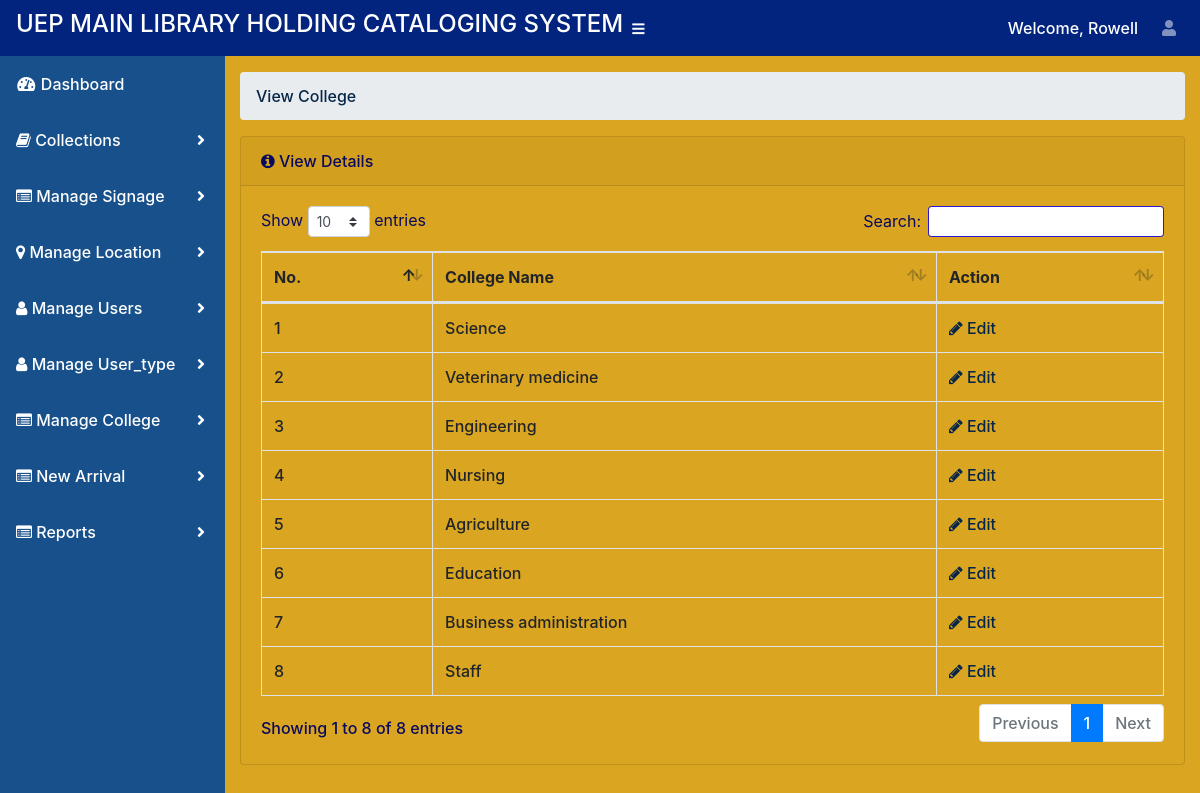
/admin/view-college.php (signed in), run on the app's committed database.
### tables this page shows
CREATE TABLE `tbl_college` (
  `id` int(11) NOT NULL,
  `college` varchar(100) NOT NULL,
  `created_at` timestamp NOT NULL DEFAULT current_timestamp() ON UPDATE current_timestamp()
);

### admin/view-college.php (the view, shortened to what this page needs)
<?php
include ('../connection.php');
$first_name = $_SESSION['first_name'];
?>
<?php include('include/header.php'); ?>
  <div id="wrapper">
    <?php include('include/side-bar.php'); ?>
    <div id="content-wrapper">
      <div class="container-fluid">
        <ol class="breadcrumb">
          <li class="breadcrumb-item">
            <a href="#">View College</a>
          </li>
        </ol>
  <div class="card mb-3">
          <div class="card-header">
            <i class="fa fa-info-circle"></i>
            View Details</div>
            <div class="card-body">
            <div class="table-responsive">
              <table class="table table-bordered" id="dataTable" width="100%" cellspacing="0">
                <thead>
                                            <tr>
                                                <th>No.</th>
                                                <th>College Name</th>
                                                <th>Action</th>
                                            </tr>
                                        </thead>
                                        <tbody>
										<?php
										$select_query = mysqli_query($data, "select * from tbl_college");
										$sn = 1;
										while($row = mysqli_fetch_array($select_query))
										{
										?>
                                            <tr>
                                                <td><?php echo $sn; ?></td>
                                                <td><?php echo $row['college']; ?></td>
                                                  <td>
                                                  <a href="edit-college.php?id=<?php echo $row['id'];?>"><i class="fa fa-pencil m-r-5"></i> Edit</a>
                                                  </td>
                                                </tr>
										<?php $sn++; } ?>
                                        </tbody>
                                    </table>
                                </div>
                            </div>
                            </div>
    </div>
        </div>
 <?php include('include/footer.php'); ?>

### admin/include/header.php (shortened to what this page needs)
<!DOCTYPE html>
<html lang="en">
<head><meta http-equiv="Content-Type" content="text/html; charset=utf-8">
  <link href="vendor/fontawesome-free/css/all.min.css" rel="stylesheet" type="text/css">
  <link href="css/sb-admin.css" rel="stylesheet">
  <link href="css/custom_style.css?ver=1.1" rel="stylesheet">
  <link rel="stylesheet" href="https://cdnjs.cloudflare.com/ajax/libs/font-awesome/4.7.0/css/font-awesome.min.css">
  <link href='https://cdnjs.cloudflare.com/ajax/libs/fullcalendar/3.9.0/fullcalendar.min.css' rel='stylesheet' />
  <link href="vendor/datatables/dataTables.bootstrap4.css" rel="stylesheet">
  <link href="http://ajax.googleapis.com/ajax/libs/jqueryui/1.8.9/themes/base/jquery-ui.css" rel="stylesheet" />
  </head>
<body id="page-top">
  <nav class="navbar navbar-expand navbar-dark bg-dark static-top">
    <h4 style="color: white" >UEP MAIN LIBRARY HOLDING CATALOGING SYSTEM</h4>
    <button class="btn btn-link btn-sm text-white order-1 order-sm-0" id="sidebarToggle" href="#">
      <i class="fas fa-bars"></i>
    </button>
    <form class="d-none d-md-inline-block form-inline ml-auto mr-0 mr-md-3 my-2 my-md-0">
     <span style="color: white" >Welcome, <?php echo $first_name; ?></span>
    </form>
    <ul class="navbar-nav ml-auto ml-md-0">
      <li class="nav-item dropdown no-arrow">
        <a class="nav-link dropdown-toggle" href="#" id="userDropdown" role="button" data-toggle="dropdown" aria-haspopup="true" aria-expanded="false">
          <i class="fas fa-user"></i>
        </a>
      </li>
    </ul>
  </nav>

### admin/include/side-bar.php (shortened to what this page needs)
<ul class="sidebar navbar-nav">
  <li class="nav-item active">
    <a class="nav-link" href="dashboard1.php">
      <i class="fas fa-fw fa-tachometer-alt"></i>
      <span>Dashboard</span>
    </a>
  </li>
  <li class="nav-item dropdown">
    <a class="nav-link dropdown-toggle" href="#" id="pagesDropdown" role="button" data-toggle="dropdown" aria-haspopup="true" aria-expanded="false" style="color: white;">
      <i class="fa fa-book"></i>
      <span>Collections</span>
    </a>
  </li>
  <li class="nav-item dropdown">
    <a class="nav-link dropdown-toggle" href="#" id="pagesDropdown" role="button" data-toggle="dropdown" aria-haspopup="true" aria-expanded="false" style="color: white;">
      <i class="fa fa-list-alt"></i>
      <span>Manage Signage</span>
    </a>
  </li>
  <li class="nav-item dropdown">
    <a class="nav-link dropdown-toggle" href="#" id="pagesDropdown" role="button" data-toggle="dropdown" aria-haspopup="true" aria-expanded="false" style="color: white;">
      <i class="fa fa-map-marker"></i>
      <span>Manage Location</span>
    </a>
  </li>
  <li class="nav-item dropdown">
    <a class="nav-link dropdown-toggle" href="#" id="pagesDropdown" role="button" data-toggle="dropdown" aria-haspopup="true" aria-expanded="false" style="color: white;">
      <i class="fa fa-user"></i>
      <span>Manage Users</span>
    </a>
  </li>
  <li class="nav-item dropdown">
    <a class="nav-link dropdown-toggle" href="#" id="pagesDropdown" role="button" data-toggle="dropdown" aria-haspopup="true" aria-expanded="false" style="color: white;">
      <i class="fa fa-user"></i>
      <span>Manage User_type</span>
    </a>
  </li>
  <li class="nav-item dropdown">
    <a class="nav-link dropdown-toggle" href="#" id="pagesDropdown" role="button" data-toggle="dropdown" aria-haspopup="true" aria-expanded="false" style="color: white;">
      <i class="fa fa-list-alt"></i>
      <span>Manage College</span>
    </a>
  </li>
  <li class="nav-item dropdown">
    <a class="nav-link dropdown-toggle" href="#" id="pagesDropdown" role="button" data-toggle="dropdown" aria-haspopup="true" aria-expanded="false" style="color: white;">
      <i class="fa fa-list-alt"></i>
      <span>New Arrival</span>
    </a>
  </li>
  <li class="nav-item dropdown">
    <a class="nav-link dropdown-toggle" href="#" id="pagesDropdown" role="button" data-toggle="dropdown" aria-haspopup="true" aria-expanded="false" style="color: white;">
      <i class="fa fa-list-alt"></i>
      <span>Reports</span>
    </a>
  </li>
 </ul>

### admin/include/footer.php (shortened to what this page needs)
</body>
</html>

### data on the page
tbl_college: college "Science"
tbl_college: college "Veterinary medicine"
tbl_college: college "Engineering"
tbl_college: college "Nursing"
tbl_college: college "Agriculture"
tbl_college: college "Education"
tbl_college: college "Business administration"
tbl_college: college "Staff"

### other printed values
$first_name "Rowell"
